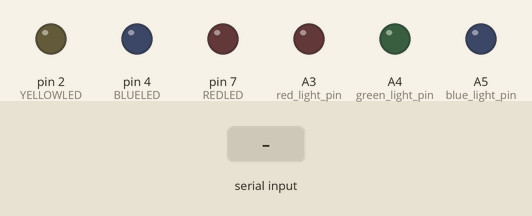
Bench run of a sketch on a simulated Arduino Uno, built with avr-gcc and run on an emulated ATmega328P. Parts: output pins drawn as LEDs (lit = HIGH). Dashed ring = blinking. The test bench sets the inputs (shaded band). What the sketch prints to the serial monitor is not drawn.

Above: at 1.2 s.
1.3 s: "F90\n" received over Serial
At 1.4 s:
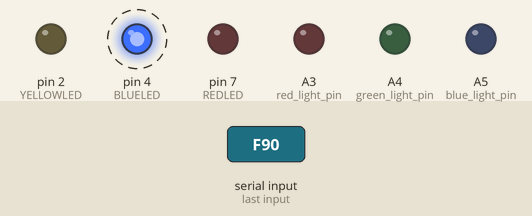
5.8 s: byte 87 ('W') received over Serial
At 6.4 s:
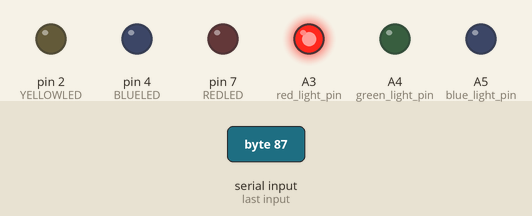
11.8 s: "1,90,45\n" received over Serial
At 12.5 s:
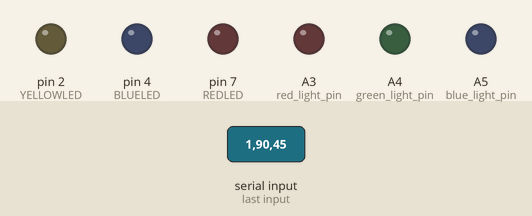
13.7 s: "F,45\n" received over Serial
At 14.6 s:
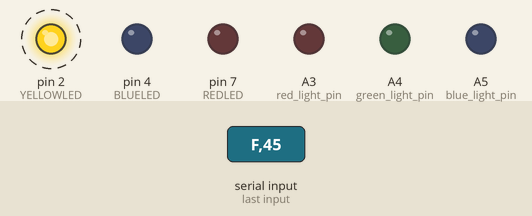
Timing chart, 0 to 17.4 s (numbered marks = the images above; inputs shaded):
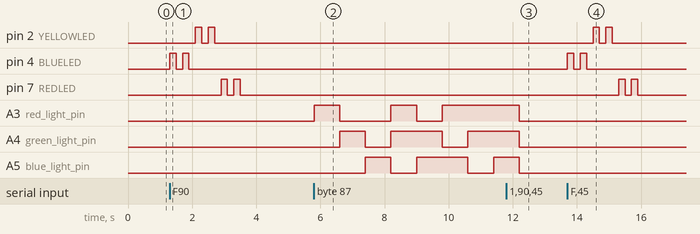

The sketch:

FinalProject.ino
```cpp
const int REDLED = 7;
const int BLUELED = 4;
const int YELLOWLED = 2;
int red_light_pin = A3;
int green_light_pin = A4;
int blue_light_pin = A5;
int left = 0;
int right = 0;
int counter = 0;


void RGB_color(int red_light_value, int green_light_value, int blue_light_value)
{
  analogWrite(red_light_pin, red_light_value);
  analogWrite(green_light_pin, green_light_value);
  analogWrite(blue_light_pin, blue_light_value);
}

void firstpattern() {
  digitalWrite(BLUELED, HIGH);
  delay(200);
  digitalWrite(BLUELED, LOW);
  delay(200);
  digitalWrite(BLUELED, HIGH);
  delay(200);
  digitalWrite(BLUELED, LOW);
  delay(200);
  digitalWrite(YELLOWLED, HIGH);
  delay(200);
  digitalWrite(YELLOWLED, LOW);
  delay(200);
  digitalWrite(YELLOWLED, HIGH);
  delay(200);
  digitalWrite(YELLOWLED, LOW);
  delay(200);
  digitalWrite(REDLED, HIGH);
  delay(200);
  digitalWrite(REDLED, LOW);
  delay(200);
  digitalWrite(REDLED, HIGH);
  delay(200);
  digitalWrite(REDLED, LOW);
  delay(200);
  counter++;
}
void secondpattern() {
  digitalWrite(BLUELED, HIGH);
  delay(200);
  digitalWrite(BLUELED, LOW);
  delay(200);
  digitalWrite(BLUELED, HIGH);
  delay(200);
  digitalWrite(BLUELED, LOW);
  delay(200);
  digitalWrite(YELLOWLED, HIGH);
  delay(200);
  digitalWrite(YELLOWLED, LOW);
  delay(200);
  digitalWrite(REDLED, HIGH);
  delay(200);
  digitalWrite(REDLED, LOW);
  delay(200);
  digitalWrite(BLUELED, HIGH);
  delay(200);
  digitalWrite(BLUELED, LOW);
  delay(200);
  digitalWrite(YELLOWLED, HIGH);
  delay(200);
  digitalWrite(YELLOWLED, LOW);
  delay(200);
  digitalWrite(YELLOWLED, HIGH);
  delay(200);
  digitalWrite(YELLOWLED, LOW);
  delay(200);
  counter++;
}
void thirdpattern() {
  digitalWrite(YELLOWLED, HIGH);
  delay(200);
  digitalWrite(YELLOWLED, LOW);
  delay(200);
  digitalWrite(REDLED, HIGH);
  delay(200);
  digitalWrite(REDLED, LOW);
  delay(200);
  digitalWrite(BLUELED, HIGH);
  delay(200);
  digitalWrite(BLUELED, LOW);
  delay(200);
  digitalWrite(YELLOWLED, HIGH);
  delay(200);
  digitalWrite(YELLOWLED, LOW);
  delay(200);
  digitalWrite(REDLED, HIGH);
  delay(200);
  digitalWrite(REDLED, LOW);
  delay(200);
  digitalWrite(BLUELED, HIGH);
  delay(200);
  digitalWrite(BLUELED, LOW);
  delay(200);
  counter++;
}
void winningpattern() {
  RGB_color(255, 0, 0); // Red
  delay(800);
  RGB_color(0, 255, 0); // Green
  delay(800);
  RGB_color(0, 0, 255); // Blue
  delay(800);
  RGB_color(255, 255, 125); // Raspberry
  delay(800);
  RGB_color(0, 255, 255); // Cyan
  delay(800);
  RGB_color(255, 0, 255); // Magenta
  delay(800);
  RGB_color(255, 255, 0); // Yellow
  delay(800);
  RGB_color(255, 255, 255); // White
  delay(800);
}

void setup() {
  Serial.begin(9600);
  Serial.println("0,0");
  pinMode(REDLED, OUTPUT);
  pinMode(BLUELED, OUTPUT);
  pinMode(YELLOWLED, OUTPUT);
  pinMode(red_light_pin, OUTPUT);
  pinMode(green_light_pin, OUTPUT);
  pinMode(blue_light_pin, OUTPUT);

}

void loop() {
  while (Serial.available()) {
    char val = Serial.read();
    if ((val == 'F') && (counter <= 0))  {
      firstpattern();
      counter = 0;
    }
    else if ((val == 'S') && (counter <= 0))  {
      secondpattern();
      counter = 0;

    }
    else if ((val == 'T') && (counter <= 0)) {
      thirdpattern();
      counter = 0;
    }
    else if (val == 'W') {//&& (counter <= 0)) {
      winningpattern();
      // counter = 0;
    }
    else if (val = 'L') {
      digitalWrite(REDLED, LOW);
      digitalWrite(BLUELED, LOW);
      digitalWrite(YELLOWLED, LOW);
      digitalWrite(A3, LOW);
      digitalWrite(A4, LOW);
      digitalWrite(A5, LOW);

    }
    right = Serial.parseInt();
    left = Serial.parseInt();
    if (Serial.read() == '\n') {
      int sensor = analogRead(A0);
      delay(1);
      Serial.print(sensor);
      //Serial.print(',');
      Serial.println();
    }
  }

}
```

Measured:
- after the input at 1.3 s, pin 2 (YELLOWLED): alternates HIGH for 0.20 s and LOW for 0.20 s, 4 changes in all, then stays LOW, starting after 0.80 s; pin 4 (BLUELED): alternates HIGH for 0.20 s and LOW for 0.20 s, 4 changes in all, then stays LOW, starting at once
- after the input at 5.8 s, A3 (red_light_pin): goes HIGH 0.80 s, LOW 1.6 s, HIGH 0.80 s, LOW 0.80 s, then HIGH, starting at once; A4 (green_light_pin): goes HIGH 0.80 s, LOW 0.80 s, HIGH 1.6 s, LOW 0.80 s, then HIGH, starting after 0.80 s; A5 (blue_light_pin): goes HIGH 0.80 s, LOW 0.80 s, HIGH 1.6 s, LOW 0.80 s, then HIGH, starting after 1.6 s
- after the input at 11.8 s, A3 (red_light_pin), A4 (green_light_pin), A5 (blue_light_pin): HIGH → LOW after 0.40 s
- after the input at 13.7 s, pin 2 (YELLOWLED): alternates HIGH for 0.20 s and LOW for 0.20 s, 4 changes in all, then stays LOW, starting after 0.80 s; pin 4 (BLUELED): alternates HIGH for 0.20 s and LOW for 0.20 s, 4 changes in all, then stays LOW, starting at once
